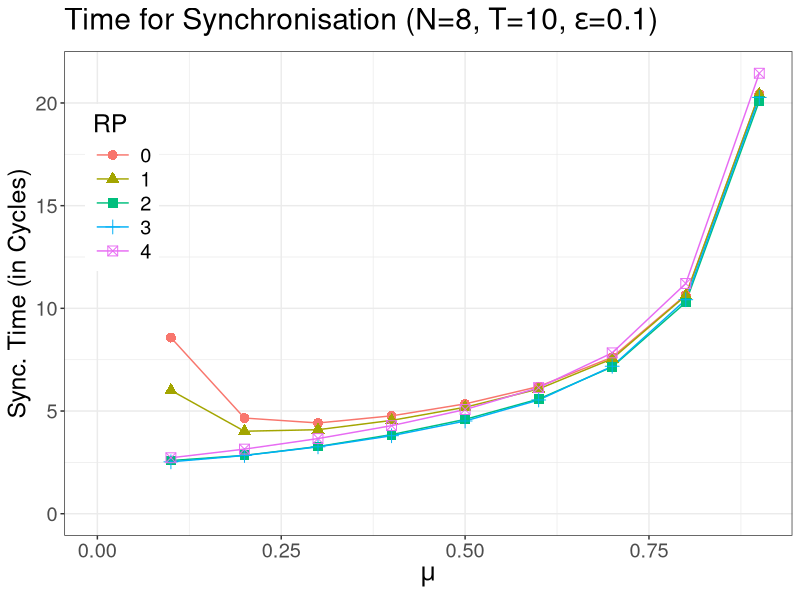
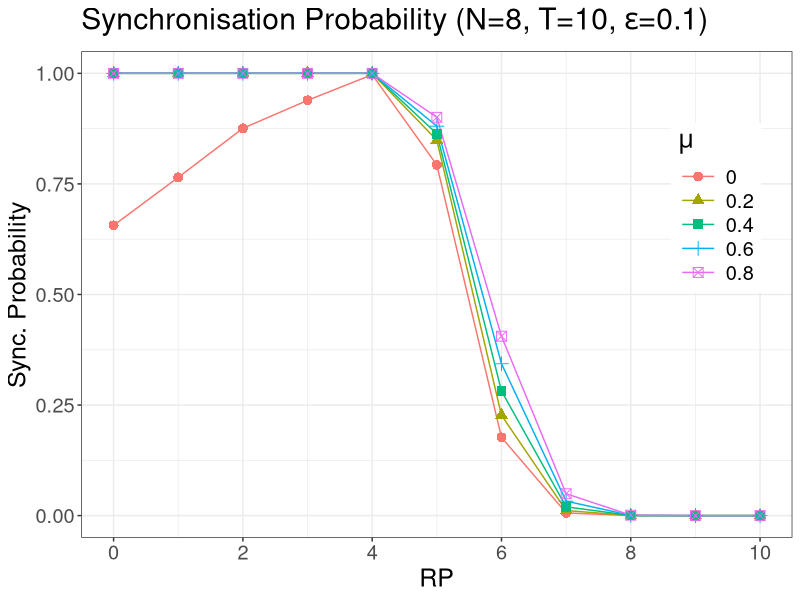
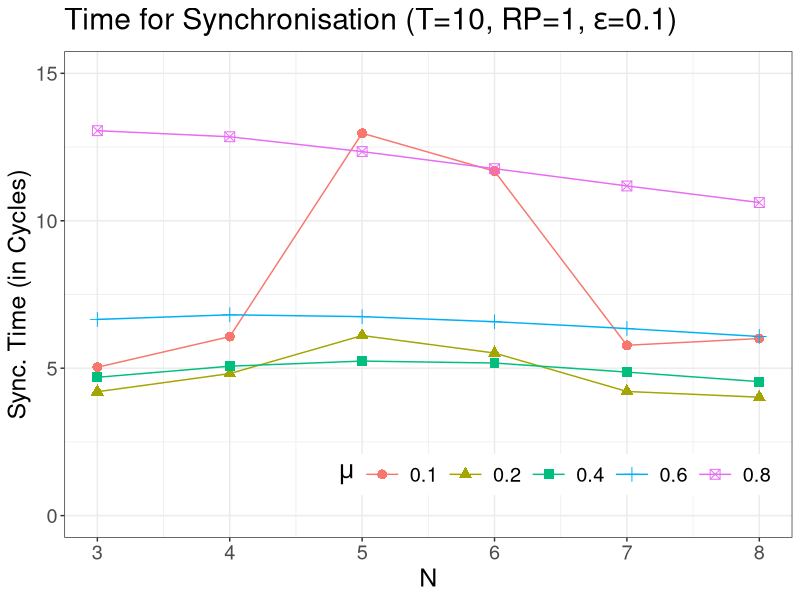
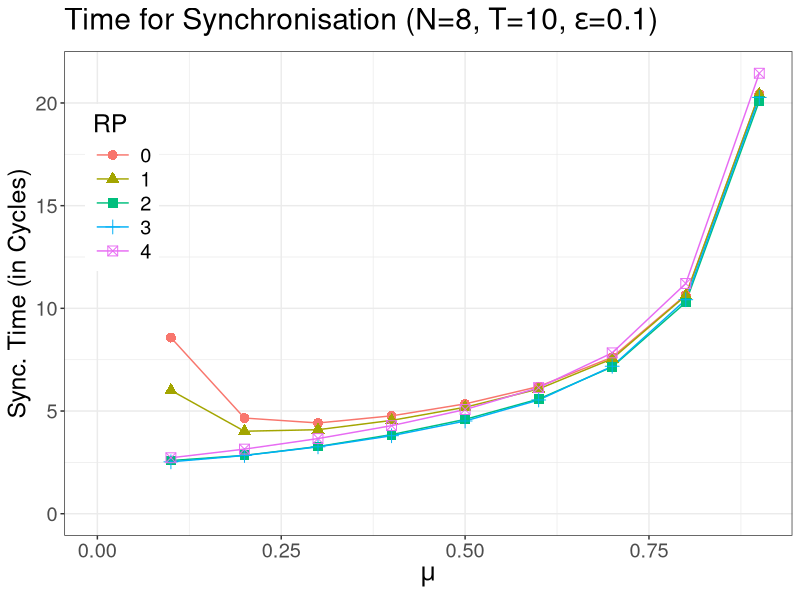
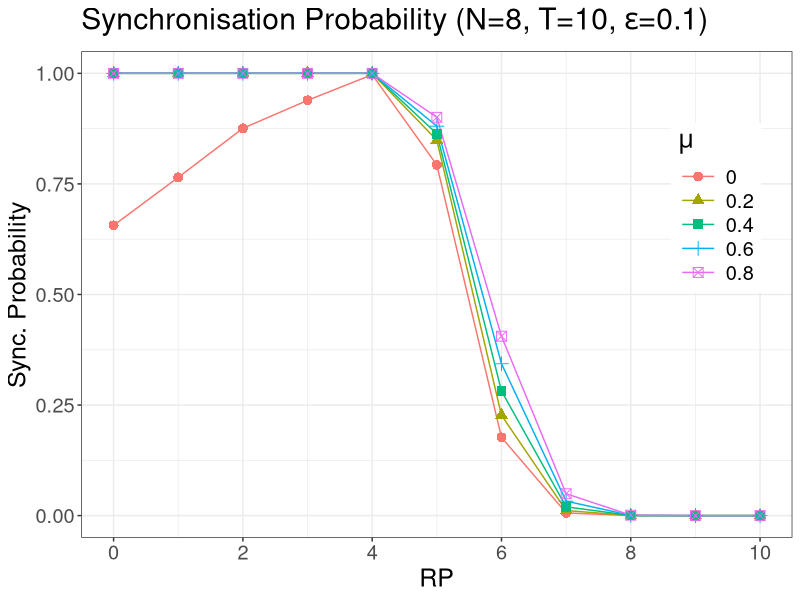
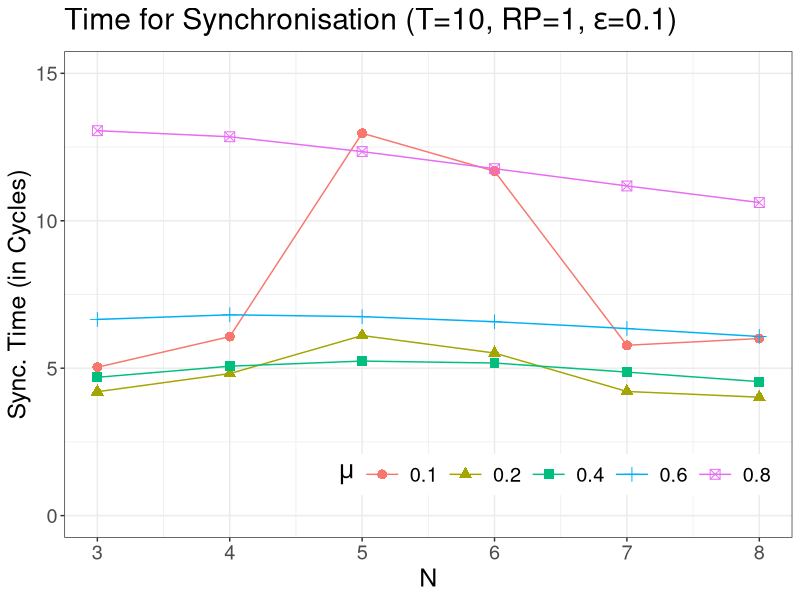

Write R code to recreate these figures, in order.
library(ggplot2)
#library(xtable)

#
# Load the model checking results. The first 5 columns are the parameters of 
# the model. Then we have 3 sections of 7 columns each. Within these sections, we have 
# the following structure:
# model checking result, model construction time, states of the model, transistions of the model, size of probability matrix, time for model checking, memory for model checking
#
# The first section contains the result for checking P=?[F synchronised], the second for R{"time_to_synch"}=? [F synchronised]
# The third section contains results we did not use for the analysis.

n3 = read.csv("ms_n3.csv",
              col.names=c("N","T","eps","RP", "ML",
                          "prob_sync","prob_mconst",  "prob_states", "prob_transitions", "prob_matrix","prob_mcheck", "prob_mem",
                          "time_sync","time_mconst", "time_states", "time_transitions", "time_matrix", "time_mcheck","time_mem" ,
                          "timef_sync","timef_mconst", "timef_states", "timef_transitions", "timef_matrix", "timef_mcheck","timef_mem"
              ), header=FALSE)

n4 = read.csv("ms_n4.csv",
              col.names=c("N","T","eps","RP", "ML",
                          "prob_sync","prob_mconst",  "prob_states", "prob_transitions", "prob_matrix","prob_mcheck", "prob_mem",
                          "time_sync","time_mconst", "time_states", "time_transitions", "time_matrix", "time_mcheck","time_mem",
                          "timef_sync","timef_mconst", "timef_states", "timef_transitions", "timef_matrix", "timef_mcheck","timef_mem"
              ),header=FALSE)

n5 = read.csv("ms_n5.csv",
              col.names=c("N","T","eps","RP", "ML",
                          "prob_sync","prob_mconst",  "prob_states", "prob_transitions", "prob_matrix","prob_mcheck", "prob_mem",
                          "time_sync","time_mconst", "time_states", "time_transitions", "time_matrix", "time_mcheck","time_mem",
                          "timef_sync","timef_mconst", "timef_states", "timef_transitions", "timef_matrix", "timef_mcheck","timef_mem"
              ),header=FALSE)
n6 = read.csv("ms_n6.csv",
              col.names=c("N","T","eps","RP", "ML",
                          "prob_sync","prob_mconst",  "prob_states", "prob_transitions", "prob_matrix","prob_mcheck", "prob_mem",
                          "time_sync","time_mconst", "time_states", "time_transitions", "time_matrix", "time_mcheck","time_mem",
                          "timef_sync","timef_mconst", "timef_states", "timef_transitions", "timef_matrix", "timef_mcheck","timef_mem"
              ),header=FALSE)
n7 = read.csv("ms_n7.csv",
              col.names=c("N","T","eps","RP", "ML",
                          "prob_sync","prob_mconst",  "prob_states", "prob_transitions", "prob_matrix","prob_mcheck", "prob_mem",
                          "time_sync","time_mconst", "time_states", "time_transitions", "time_matrix", "time_mcheck","time_mem",
                          "timef_sync","timef_mconst", "timef_states", "timef_transitions", "timef_matrix", "timef_mcheck","timef_mem"
              ),header=FALSE)

n8_prob = read.csv("ms-prob_n8.csv", 
              col.names=c("N","T","eps","RP", "ML", "U", "CD",
                          "prob_sync"),header=FALSE)

n8_time = read.csv("ms-time_n8.csv", 
              col.names=c("N","T","eps","RP", "ML", "U", "CD",
                          "time_sync"),header=FALSE)

n8 = merge(n8_prob, n8_time, by=c("N","T","eps","RP", "ML", "U", "CD"), all=TRUE)

keep = c( "N","T","eps","RP", "ML",
          "prob_sync", "time_sync")
# create a single dataframe containing the results
 rawdata = rbind(n3, n4)
 rawdata = rbind(rawdata,n5)
 rawdata = rbind(rawdata,n6)
 rawdata = rbind(rawdata,n7)
 rawdata = rawdata[keep]
 n8 = n8[keep]
 rawdata = rbind(rawdata,n8)

# some cleaning of the data: remove missing values (due to failure of prism) 
# and censordata for T > 10 :) (we did not get results for N=7 and T=11 in reasonable time)
prob_data <- rawdata[!is.na(rawdata$prob_sync) & rawdata$T < 11,]
time_data <- rawdata[!is.na(rawdata$time_sync)& rawdata$T < 11,]

# just out of curiosity, we save the missing values in new dataframes
#prob_missingdata <- rawdata[is.na(rawdata$prob_sync),]
#time_missingdata <- rawdata[is.na(rawdata$time_sync),]

# our own colour scheme, if colour is used in the graphs (most palettes do not contain enough colours)
col <- c("blue","red", "green","violet","black","orange",
         "steelblue4", "brown","yellowgreen", "darkgreen", 
         "palevioletred3", "salmon1", "chocolate4", "firebrick2",
         "grey43")


# size of the created pdfs
gheight <- 10
gwidth<-20
dotsize <- 3

# font size in created graphs 
gtext <- 18

# constants to define which graphs and tables should be created
create_graphs <- TRUE
create_tables <- FALSE

fix_n_t_e_prob_vs_ml <- TRUE
fix_n_t_e_prob_vs_rp <- TRUE
#fix_t_r_e_time_vs_N <- TRUE
fix_n_r_ml_time_vs_T <-FALSE
fix_n_r_e_time_vs_T <- FALSE
fix_n_ml_e_rp_perc <- FALSE
fix_t_r_ml_time_vs_N <-FALSE
fix_t_r_e_time_vs_N <-TRUE
fix_r_ml_e_time_vs_N <- FALSE
fix_r_ml_e_time_vs_T <-FALSE
checking_graphs <- FALSE

# greyscale or colour?
grey_scale <- FALSE

if (grey_scale) {
  scale <- scale_color_grey(end=0.7)
  
} else {
  #scale <-  scale_colour_manual(values= col) 
  scale <- scale_color_hue()
  
  }

# create graphs for visualising the model checking results
if(fix_n_t_e_prob_vs_ml & create_graphs) {
  for (n in c(8)) {
    for (t in c(10)) {
      for (e in c(0.1)) {
#        prob_data_set=prob_data[prob_data$N == n & prob_data$T == t & prob_data$eps ==e,]
        time_data_set=time_data[time_data$N == n & time_data$T == t & time_data$eps ==e ,]
        
        # prob_vs_ml <- ggplot(data=prob_data_set,aes(y = prob_sync, x = ML, color=factor(RP), shape=factor(RP)) ) +
        #   geom_line() +
        #   geom_point(size=3)+
        #   theme_bw()+
        #   scale+
        #   scale_shape_manual(values=1:nlevels(factor(prob_data$RP))) +
        #   ggtitle(substitute("M&S Synchronisation Probability (N="*n*", T="*t*","~epsilon*"="*e*")", list(n = bquote(.(n)), t = bquote(.(t)), e=bquote(.(e))))) +
        #   labs( x = expression(mu), y = "Sync. Probability", colour="RP", shape="RP") 
        
        time_data_set <- time_data_set[time_data_set$time_sync != "Inf",]
        time_vs_ml <- ggplot(time_data_set)+ #,aes(y = time_sync, x = ML, color=factor(RP), shape=factor(RP), size=dotsize) )
        geom_line(aes( x=ML,y=time_sync, color=factor(RP)))+
          geom_point(aes(x=ML, y=time_sync, color=factor(RP), shape=factor(RP)), size=dotsize) +
          theme_bw()+
          theme(legend.position=c(.125,.84), legend.justification = c(0.95,0.85), text = element_text(size=gtext))+
          guides(colour= guide_legend(keywidth = 2))+
#          geom_line() +
#          geom_point(size=3)+
          expand_limits(y=0,x=0)+
          scale+
#          scale_shape_manual(values=1:nlevels(factor(prob_data$RP))) +
          ggtitle(substitute("Time for Synchronisation (N="*n*", T="*t*","~epsilon*"="*e*")", list(n = bquote(.(n)), t = bquote(.(t)), e=bquote(.(e))))) +
          labs( x = expression(mu), y = "Sync. Time (in Cycles)", colour="RP",shape="RP") 
#        print(prob_vs_ml)
        print(time_vs_ml)
#        ggsave(sprintf("pdf/perez_n%d_t%d_e%f_prob_vs_ml.pdf",n,t,e), plot=prob_vs_ml, device="pdf", width=gwidth, height=gheight, units = "cm")
        ggsave(sprintf("pdf/perez_n%d_t%d_e%f_time_vs_ml.pdf",n,t,e), plot=time_vs_ml, device="pdf", width=gwidth, height=gheight, units = "cm")
      }
    }
  }
  
}

if(fix_n_t_e_prob_vs_rp & create_graphs) {
  for (n in  c(8)) {
    for (t in c(10)) {
      for (e in c(0.1)) {
        prob_data_set=prob_data[prob_data$N == n & prob_data$T == t & prob_data$eps ==e & (prob_data$ML==0 | prob_data$ML==0.2 |prob_data$ML==0.4 |prob_data$ML==0.6 |prob_data$ML==0.8 ),]
#        time_data_set=time_data[time_data$N == n & time_data$T == t & time_data$eps ==e,]
        
        prob_vs_rp <- ggplot(data=prob_data_set, aes( y = prob_sync, x = RP, color=factor(ML),shape=factor(ML)) ) +
          theme_bw()+
          theme(legend.position=c(.95,.8), legend.justification = c(0.95,0.85), text = element_text(size=gtext))+
          guides(colour= guide_legend(keywidth = 2))+
          geom_line() +
          geom_point(size=3)+
          scale_x_continuous(breaks=c(0,2,4,6,8,10,12,14))+
          scale_y_continuous()+
#          scale_shape_manual(values=1:nlevels(factor(prob_data$ML))) +
          scale+
          ggtitle(substitute("Synchronisation Probability (N="*n*", T="*t*","~epsilon*"="*e*")", list(n = bquote(.(n)), t = bquote(.(t)), e=bquote(.(e))))) +
          labs( x = "RP", y = "Sync. Probability", color=expression(mu), shape=expression(mu))
        
#        time_data_set <- time_data_set[time_data_set$time_sync != "Inf",]
#        time_vs_rp <- ggplot(data=time_data_set ) +
#          geom_line(aes(y = time_sync, x = RP, color=factor(ML))) +
          # theme_bw()+
          # expand_limits(y=0)+
          # scale_x_continuous(breaks=c(0,2,4,6,8,10,12,14))+
          # scale+
          # ggtitle(substitute("M&S Synchronisation Time (N="*n*", T="*t*","~epsilon*"="*e*")", list(n = bquote(.(n)), t = bquote(.(t)), e=bquote(.(e))))) +
          # labs( x = "RP", y = "Sync. Time (in Cycles)", color=expression(mu))
        
        print(prob_vs_rp)
#        print(time_vs_rp)
        ggsave(sprintf("pdf/perez_n%d_t%d_e%f_prob_vs_rp.pdf",n,t,e), plot=prob_vs_rp, device="pdf", width=gwidth, height=gheight, units = "cm")
#        ggsave(sprintf("pdf/perez_n%d_t%d_e%f_time_vs_rp.pdf",n,t,e), plot=time_vs_rp, device="pdf", width=gwidth, height=gheight, units = "cm")
        
        
      }
    }
  }
}


if (fix_n_r_ml_time_vs_T & create_graphs) {
  for (n in c(7)) {
    for (r in c(1)) {
      for (ml in c(0.5)) {
        time_data_set=time_data[time_data$N == n &time_data$RP==r & time_data$ML ==ml,]
        time_data_set <- time_data_set[time_data_set$time_sync != "Inf",]
        time_vs_T <- ggplot(data=time_data_set ) +
          geom_line(aes(y = time_sync, x = T, color=factor(eps))) +
          theme_bw()+
          expand_limits(y=0)+
          scale+
          
          scale_y_continuous(limits = c(0,NA))+
          ggtitle(substitute("M&S Synchronisation Time (N="*np*", RP="*r*","~mu*"="* ml*")", list(np = bquote(.(n)), r = bquote(.(r)), ml=bquote(.(ml))))) +
          labs( x = "T", y = "Sync. Time (in Cycles)", color=expression(epsilon))+
          theme_bw()
        
        print(time_vs_T)
        ggsave(sprintf("pdf/perez_n%d_rp%d_ml%f_time_vs_T.pdf",n,r,ml), plot=time_vs_T, device="pdf", width=gwidth, height=gheight, units = "cm")
        
      }
    }
  }
  
}

if (fix_n_r_e_time_vs_T & create_graphs) {
  for (n in c(7)) {
    for (r in c(1)) {
      for (e in c(0.2)) {
        
        time_data_set=time_data[time_data$N == n &time_data$RP==r & time_data$eps ==e,]
        time_data_set <- time_data_set[time_data_set$time_sync != "Inf",]
        time_vs_T <- ggplot(data=time_data_set ) +
          geom_line(aes(y = time_sync, x = T, color=factor(ML))) +
          theme_bw()+
          expand_limits(y=0)+
          scale+
          scale_y_continuous(limits = c(0,NA))+
          ggtitle(substitute("M&S Synchronisation Time (N="*np*", RP="*r*","~epsilon*"="* e*")", list(np = bquote(.(n)), r = bquote(.(r)), e=bquote(.(e))))) +
          labs( x = "T", y = "Sync. Time (in Cycles)", color=expression(mu))+
          theme_bw()
        print(time_vs_T)
        ggsave(sprintf("pdf/perez_n%d_rp%d_e%f_time_vs_T.pdf",n,r,e), plot=time_vs_T, device="pdf", width=gwidth, height=gheight, units = "cm")
        
      }
    }
  }
  
}

if (fix_n_ml_e_rp_perc & create_graphs) {
  for (n in c(7)) {
    for (ml in c(0.2)) {
      for (e in c(0.2)) {
        
        prob_data_set=prob_data[ prob_data$N == n & prob_data$eps == e & prob_data$ML ==ml,]
        time_data_set=time_data[time_data$N == n &time_data$eps==e & time_data$ML ==ml,]
        time_data_set <- time_data_set[time_data_set$time_sync != "Inf",]
        prob_vs_rp_perc <- ggplot(data=prob_data_set, aes( y = prob_sync, x = (RP/ T * 100)))  +
          theme_bw()+
          geom_line(aes(color=factor(T))) +
          scale+
          ggtitle(substitute("M&S Synchronisation Probability (N="*np*", "*epsilon*"="*e*","~mu*"="* ml*")", list(np = bquote(.(n)), e = bquote(.(e)), ml=bquote(.(ml))))) +
          labs( x = "RP (percentage of T)", y = "Sync. Probability", color="T")
        
        time_vs_rp_perc <- ggplot(data= time_data_set ) +
          geom_line(aes(y = time_sync, x = ( RP/  T * 100), color=factor( T))) +
          expand_limits(y=0)+
          theme_bw()+
          scale+
          ggtitle(substitute("M&S Synchronisation Time (N="*np*", "*epsilon*"="*e*","~mu*"="* ml*")", list(np = bquote(.(n)), e = bquote(.(e)), ml=bquote(.(ml))))) +
          labs( x = "RP (percentage of T)", y = "Sync. Time (in Cycles)", color="T")
        
        
        print(prob_vs_rp_perc)
        print(time_vs_rp_perc)
        ggsave(sprintf("pdf/perez_n%d_ml%f_e%f_prob_vs_rp_perc.pdf",n,ml,e), plot=prob_vs_rp_perc, device="pdf", width=gwidth, height=gheight, units = "cm")
        ggsave(sprintf("pdf/perez_n%d_ml%f_e%f_time_vs_rp_perc.pdf",n,ml,e), plot=time_vs_rp_perc, device="pdf", width=gwidth, height=gheight, units = "cm")
      }
    }
  }
}

if(fix_t_r_ml_time_vs_N & create_graphs) {
  for (t in c(10)) {
    for (r in c(1,4)) {
      for (ml in c(0.2, 0.3)) {
        time_data_set=time_data[time_data$T == t &time_data$RP==r & time_data$ML ==ml,]
        time_data_set <- time_data_set[time_data_set$time_sync != "Inf",]
        time_vs_N <- ggplot(data=time_data_set ) +
          theme_bw()+
          expand_limits(y=0)+
          geom_line(aes(y = time_sync, x = N, color=factor(eps))) +
          scale+
          ggtitle(substitute("M&S Synchronisation Time (T="*t*", RP="*r*","~mu*"="* ml*")", list(t = bquote(.(t)),r = bquote(.(r)), ml=bquote(.(ml))))) +
          labs( x = "N", y = "Sync. Time (in Cycles)", color=expression(epsilon))
        print(time_vs_N)
        
        ggsave(sprintf("pdf/perez_t%d_rp%d_ml%f_time_vs_N.pdf",t,r,ml), plot=time_vs_N, device="pdf", width=gwidth, height=gheight, units = "cm")
      }
    }
  }
}

if(fix_t_r_e_time_vs_N & create_graphs) {
  
  for (t in c(10)) {
    for (r in c(1)) {
      for (e in c(0.1)) {
        time_data_set=time_data[time_data$T == t &time_data$RP==r & time_data$eps ==e& (time_data$ML==0.1 | time_data$ML==0.2 |time_data$ML==0.4 |time_data$ML==0.6 |time_data$ML==0.8 ) ,]
        time_data_set <- time_data_set[time_data_set$time_sync != "Inf",]
        # we use a special treatment for refractory period of 1 and epsilon=.1, to create nicer graph in the paper
        if (r ==1 & e==0.1 ) {
          time_vs_N <- ggplot(data=time_data_set,aes(y = time_sync, x = N, color=factor(ML), shape=factor(ML)) ) +
            theme_bw()+
            expand_limits(y=c(0,15))+
            geom_line() +
            geom_point(size=3)+
            scale+
            theme(legend.position=c(.95,.16), legend.justification = c(0.95,0.85),legend.direction = "horizontal", text = element_text(size=gtext))+
            guides(colour= guide_legend(keywidth = 2))+
            scale_y_continuous()+
#            scale_shape_manual(values=1:nlevels(factor(prob_data$ML))) +
            ggtitle(substitute("Time for Synchronisation (T="*t*", RP="*r*","~epsilon*"="* e*")", list(t = bquote(.(t)),r = bquote(.(r)), e=bquote(.(e))))) +
            labs( x = "N", y = "Sync. Time (in Cycles)", color=expression(mu), shape=expression(mu))
        } else {
          time_vs_N <- ggplot(data=time_data_set ) +
            theme_bw()+
            expand_limits(y=0)+
            geom_line(aes(y = time_sync, x = N, color=factor(ML))) +
            scale+
            ggtitle(substitute("M&S Synchronisation Time (T="*t*", RP="*r*","~epsilon*"="* e*")", list(t = bquote(.(t)),r = bquote(.(r)), e=bquote(.(e))))) +
            labs( x = "N", y = "Sync. Time (in Cycles)", color=expression(mu))
        }
        print(time_vs_N)
        
        ggsave(sprintf("pdf/perez_t%d_rp%d_e%f_time_vs_N.pdf",t,r,e), plot=time_vs_N, device="pdf", width=gwidth, height=gheight, units = "cm")
      }
    }
  }
}



if(fix_r_ml_e_time_vs_N & create_graphs) {
  
  for (r in c(1,2)) {
    for (ml in c(0.1,0.2,0.9)) {
      for (e in c(0.2)) {     
        time_data_set=time_data[time_data$RP == r &time_data$ML==ml & time_data$eps ==0.1 & time_data$T < 11,]
        time_data_set <- time_data_set[time_data_set$time_sync != "Inf",]
        time_vs_N <- ggplot(data=time_data_set ) +
          theme_bw()+
          expand_limits(y=0)+
          geom_line(aes(y = time_sync, x = N, color=factor(T))) +
          scale+
          ggtitle(substitute("M&S Synchronisation Time (RP="*r*", "~mu*"="*ml*")", list(r = bquote(.(r)), ml = bquote(.(ml)))))+
          labs( x = "N", y = "Sync. Time (in Cycles)", color="T")
        print(time_vs_N)
      }
    }
  }
}


if(fix_r_ml_e_time_vs_T & create_graphs) {
  
  for (r in c(1)) {
    for (ml in c(0.1,0.2,0.9)) {
      for (e in c(0.2)) {     
        time_data_set=time_data[time_data$RP == r &time_data$ML==ml & time_data$eps ==e & time_data$T < 11,]
        time_data_set <- time_data_set[time_data_set$time_sync != "Inf",]
        time_vs_N <- ggplot(data=time_data_set,aes(x = T, y =time_sync, colour=factor(N)) ) +
          theme_bw()+
          expand_limits(y=0)+
          geom_line()+
          scale+
          ggtitle(substitute("M&S Synchronisation Time (RP="*r*", "~epsilon*"="*e*"  "~mu*"="*ml*")", list(r = bquote(.(r)), ml = bquote(.(ml)), e=bquote(.(e)))))+
          labs( x = "T", y = "Sync. Time (Cycles)", color="N")
        print(time_vs_N)
        ggsave(sprintf("pdf/perez_rp%d_ml%f_e%f_time_vs_T.pdf",r,ml,e), plot=time_vs_N, device="pdf", width=gwidth, height=gheight, units = "cm")
      }
    }
  }
}

# graphs for meta-data like model checking time, etc.
if(checking_graphs)  {
  data_set=rawdata[rawdata$RP == 1 & rawdata$eps == .1 & rawdata$ML==0.1 & rawdata$T < 11,]
  
  mconst_vs_n <- ggplot(data=data_set  ) +
    geom_line(aes(x = data_set$N, y = (data_set$prob_mconst), color=factor(data_set$T))) +
    theme_bw()+
    scale+
    ggtitle(sprintf("Model Construction Time ")) +
    labs( x = "N ", y = "Time (s)", color="T") 
  
  mcheck_vs_n <- ggplot(data=data_set  ) +
    geom_line(aes(x = data_set$N, y = (data_set$prob_mcheck), color=factor(data_set$T))) +
    theme_bw()+
    scale+
    ggtitle(sprintf("Modelchecking Time ")) +
    labs( x = "N ", y = "Time (s)", color="T") 
  
  mem_vs_n <- ggplot(data=data_set  ) +
    geom_line(aes(x = N, y = (prob_mem/(1024*1024)), color=factor(T))) +
    theme_bw()+
    scale+
    ggtitle(sprintf("Modelchecking Memory Consumption ")) +
    labs( x = "N ", y = "Size (GB)", color="T") 
  
  if (create_graphs) {
    print(mconst_vs_n)
    print(mcheck_vs_n)
    print(mem_vs_n)
    
    ggsave(sprintf("pdf/perez_mconst_vs_N.pdf"), plot=mconst_vs_n, device="pdf", width=gwidth, height=gheight, units = "cm")
    ggsave(sprintf("pdf/perez_mcheck_vs_N.pdf"), plot=mcheck_vs_n, device="pdf", width=gwidth, height=gheight, units = "cm")
    ggsave(sprintf("pdf/perez_mem_vs_N.pdf"), plot=mem_vs_n, device="pdf", width=gwidth, height=gheight, units = "cm")
  }
  # create tables containing memory consumption during model checking
  if (create_tables) {
    mem_table <- data_set[data_set$T == 10, c("N", "prob_mem")]
    mem_table$mem_MB <- mem_table$prob_mem/(1024)
    mem_table <- mem_table[, c("N", "mem_MB")]
    mconst_table <- data_set[data_set$T == 10, c("N", "prob_mconst")]
    
  }
  
}


